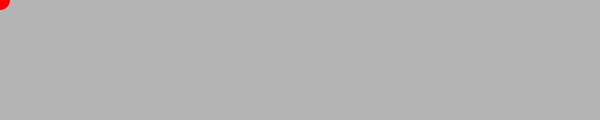
Frame 1 (no input)
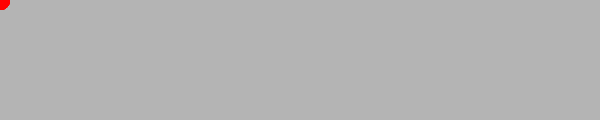
Frame 60 (the mouse pressed at the canvas centre just before this capture)
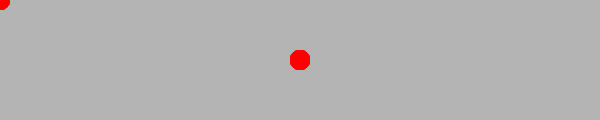
Frame 120 (the mouse held since frame 60 and released just before this capture)

The Processing sketch that drew these frames (run headless with seeded random() and noise(); from frame 60 on, the mouse is pressed at the canvas centre):

// Processing sketch: ex23_input_draw
// ── ex23_input_draw.pde
float size;

void setup() {
  size(600, 120);
  textSize(50);
  noStroke();
  background(180);
  fill(255, 0, 0);

  size = 20;
}

void draw() {
  if (keyPressed) {
    if (key == 'c') {
      //if the 'c' key is pressed, clear the screen
      background(180);
    } else if (key == 'l') {
      //if the 'l' key is pressed, make the size smaller
      size--;
    } else if (key == 'm') {
      //if the 'm' key is pressed, make the size bigger
      size++;
    } else if (key == 'r') {
      fill(255, 0, 0);
    } else if (key == 'g') {
      fill(0, 255, 0);
    } else if (key == 'b') {
      fill(0, 0, 255);
    }
  }
  ellipse(mouseX, mouseY, size, size);
}
